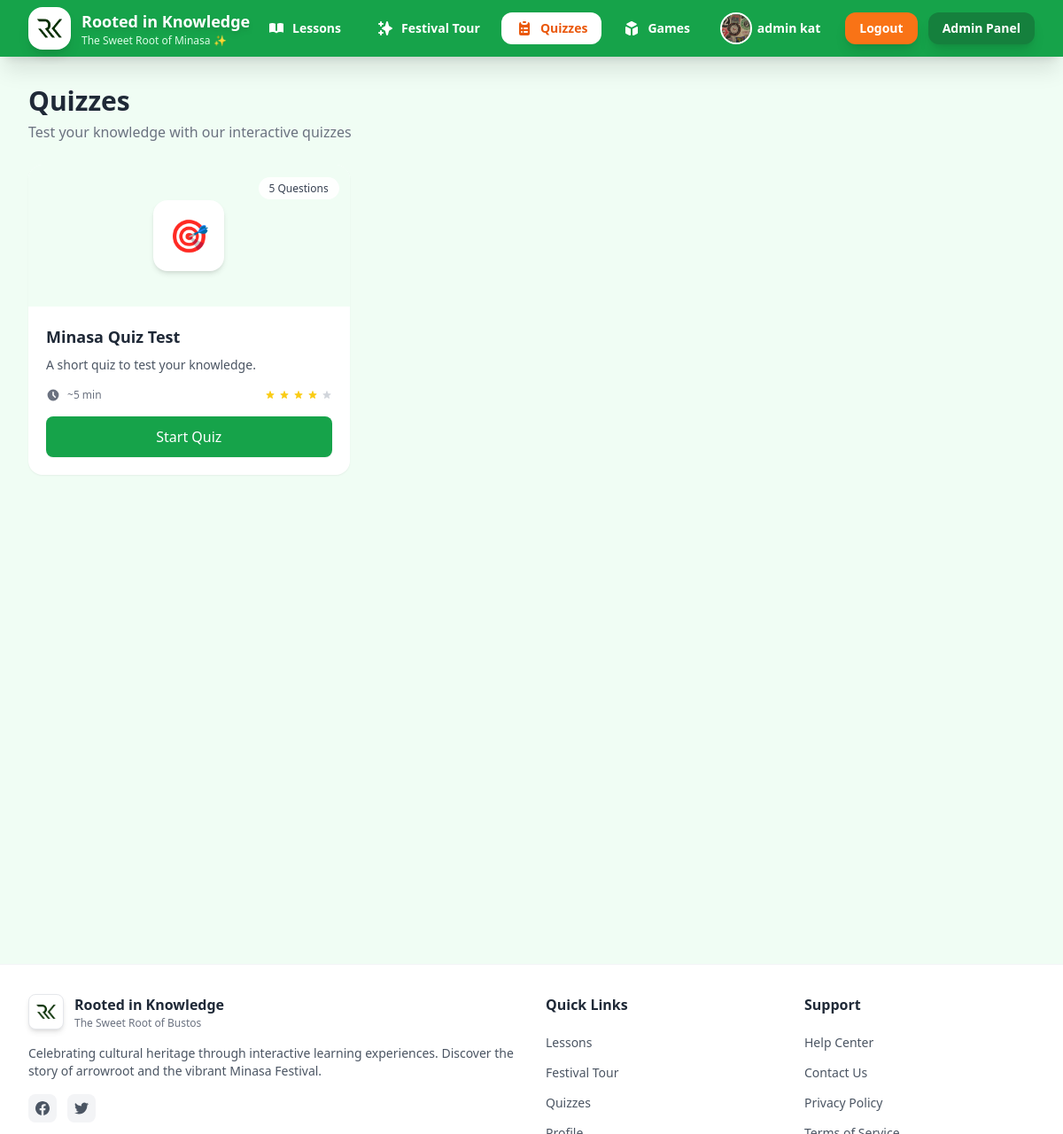
The app's page /quizzes/ (signed in) with its own data.
### core/models.py (models this page shows, shortened)
class StudentProfile(models.Model):
    user = models.OneToOneField(settings.AUTH_USER_MODEL, on_delete=models.CASCADE)
    full_name = models.CharField(max_length=200, blank=True)
    profile_picture = models.ImageField(upload_to='profile_pics/', blank=True, null=True)
    birthday = models.DateField(null=True, blank=True)
    grade = models.PositiveSmallIntegerField(null=True, blank=True)
    must_change_password = models.BooleanField(default=True)
    created_at = models.DateTimeField(auto_now_add=True)

### quizzes/models.py (models this page shows, shortened)
class Quiz(models.Model):
    title = models.CharField(max_length=200)
    article = models.ForeignKey(Article, on_delete=models.SET_NULL, null=True, blank=True)

### quizzes/views.py (the view)
# urls.py: path('', views.quiz_list, name='quiz_list'),
def quiz_list(request):
    qs = Quiz.objects.all()
    total_quizzes = qs.count()
    context = {
        'quizzes': qs,
        'total_quizzes': total_quizzes,
    }
    context.update(get_public_access_context(request.user))
    return render(request, 'quizzes/quiz_list.html', context)

### core/access_control.py (called while the page is built)
def get_public_access_context(user):
    return {
        'user_is_authenticated': user.is_authenticated,
        'games_limit': None if user.is_authenticated else PUBLIC_GAMES_LIMIT,
        'quizzes_limit': None if user.is_authenticated else PUBLIC_QUIZZES_LIMIT,
        'has_full_access': user.is_authenticated,
        'show_registration_prompt': not user.is_authenticated,
    }

### quizzes/templates/quizzes/quiz_list.html (shortened to what this page needs)
{% extends 'core/base.html' %}
{% block content %}
<div class="mb-6">
  <h2 class="text-3xl font-bold text-gray-800">Quizzes</h2>
  <p class="text-gray-500 mt-1">Test your knowledge with our interactive quizzes</p>
</div>
<div class="grid grid-cols-1 md:grid-cols-2 lg:grid-cols-3 gap-6">
  {% for q in quizzes %}
    <div class="bg-white rounded-2xl shadow-sm overflow-hidden hover:shadow-lg transition-shadow duration-300" data-aos="fade-up" data-aos-delay="{{ forloop.counter0|add:'0'|stringformat:'d'|slice:':1' }}0">
      <div class="relative h-40 bg-green-50 flex items-center justify-center">
        <div class="w-20 h-20 bg-white rounded-2xl shadow-md flex items-center justify-center">
          <span class="text-4xl">🎯</span>
        </div>
        <div class="absolute top-3 right-3">
          <span class="px-3 py-1 bg-white bg-opacity-90 backdrop-blur-sm rounded-full text-xs font-medium text-gray-700">
            {{ q.questions.count }} Questions
          </span>
        </div>
      </div>
      <div class="p-5">
        <h3 class="font-bold text-gray-800 text-lg mb-2 line-clamp-2">{{ q.title }}</h3>
        <p class="text-gray-600 text-sm mb-4 line-clamp-3">{% if q.description %}{{ q.description }}{% else %}A short quiz to test your knowledge.{% endif %}</p>
        <div class="flex items-center justify-between mb-4">
          <div class="flex items-center gap-2 text-xs text-gray-500">
            <svg class="w-4 h-4" fill="currentColor" viewBox="0 0 20 20">
              <path fill-rule="evenodd" d="M10 18a8 8 0 100-16 8 8 0 000 16zm1-12a1 1 0 10-2 0v4a1 1 0 00.293.707l2.828 2.829a1 1 0 101.415-1.415L11 9.586V6z" clip-rule="evenodd"></path>
            </svg>
            <span>~{{ q.questions.count|add:'0' }} min</span>
          </div>
          <div class="flex items-center gap-1">
            {% for i in "12345" %}
              <svg class="w-3 h-3 {% if forloop.counter <= 4 %}text-yellow-400{% else %}text-gray-300{% endif %}" fill="currentColor" viewBox="0 0 20 20">
                <path d="M9.049 2.927c.3-.921 1.603-.921 1.902 0l1.07 3.292a1 1 0 00.95.69h3.462c.969 0 1.371 1.24.588 1.81l-2.8 2.034a1 1 0 00-.364 1.118l1.07 3.292c.3.921-.755 1.688-1.54 1.118l-2.8-2.034a1 1 0 00-1.175 0l-2.8 2.034c-.784.57-1.838-.197-1.539-1.118l1.07-3.292a1 1 0 00-.364-1.118L2.98 8.72c-.783-.57-.38-1.81.588-1.81h3.461a1 1 0 00.951-.69l1.07-3.292z"></path>
              </svg>
            {% endfor %}
          </div>
        </div>
        <a href="{% url 'quizzes:quiz_detail' q.id %}" class="block w-full text-center px-4 py-2.5 bg-green-600 hover:bg-green-700 text-white font-medium rounded-lg transition-all duration-200 shadow-sm hover:shadow-md">
          Start Quiz
        </a>
      </div>
    </div>
  {% endfor %}
</div>
{% endblock %}

### core/templates/core/base.html (shortened to what this page needs)
{% load static %}
<!doctype html>
<html lang="en">
  <head>
    <script src="https://cdn.tailwindcss.com"></script>
    <link href="https://unpkg.com/aos@2.3.4/dist/aos.css" rel="stylesheet">
  </head>
  <body class="bg-green-50 text-gray-800 font-sans leading-relaxed antialiased" x-data="{ mobileMenuOpen: false }">
    <header class="bg-green-600 shadow-xl sticky top-0 z-50">
      <div class="max-w-7xl mx-auto px-4 sm:px-6 lg:px-8">
        <div class="flex items-center justify-between h-16">
          <a href="/" class="flex items-center gap-3 group hover-bounce">
            <div class="w-12 h-12 bg-white rounded-2xl flex items-center justify-center shadow-lg group-hover:shadow-2xl transition-all duration-300 transform group-hover:rotate-12 overflow-hidden">
              <img src="{% static 'pictures/main_logo.png' %}" alt="Logo" class="w-full h-full object-contain p-1">
            </div>
            <div class="hidden sm:block">
              <h1 class="text-lg font-bold text-white drop-shadow-md">Rooted in Knowledge</h1>
              <p class="text-xs text-green-100">The Sweet Root of Minasa ✨</p>
            </div>
          </a>
          <nav class="hidden md:flex items-center gap-2">
            <a href="/lessons/" class="px-4 py-2 text-sm font-bold {% if request.path == '/lessons/' or '/lesson/' in request.path %}bg-white text-orange-600{% else %}text-white hover:bg-white hover:text-orange-600{% endif %} rounded-xl transition-all duration-200 hover-bounce">
              <span class="flex items-center gap-2">
                <svg class="w-5 h-5" fill="currentColor" viewBox="0 0 20 20">
                  <path d="M9 4.804A7.968 7.968 0 005.5 4c-1.255 0-2.443.29-3.5.804v10A7.969 7.969 0 015.5 14c1.669 0 3.218.51 4.5 1.385A7.962 7.962 0 0114.5 14c1.255 0 2.443.29 3.5.804v-10A7.968 7.968 0 0014.5 4c-1.255 0-2.443.29-3.5.804V12a1 1 0 11-2 0V4.804z"></path>
                </svg>
                Lessons
              </span>
            </a>
            <a href="/festival-tour/" class="px-4 py-2 text-sm font-bold {% if '/festival-tour/' in request.path %}bg-white text-orange-600{% else %}text-white hover:bg-white hover:text-orange-600{% endif %} rounded-xl transition-all duration-200 hover-bounce">
              <span class="flex items-center gap-2">
                Festival Tour
              </span>
            </a>
            <a href="/quizzes/" class="px-4 py-2 text-sm font-bold {% if '/quiz' in request.path %}bg-white text-orange-600{% else %}text-white hover:bg-white hover:text-orange-600{% endif %} rounded-xl transition-all duration-200 hover-bounce">
              <span class="flex items-center gap-2">
                Quizzes
              </span>
            </a>
            <a href="{% url 'games:game_list' %}" class="px-4 py-2 text-sm font-bold {% if '/games/' in request.path %}bg-white text-orange-600{% else %}text-white hover:bg-white hover:text-orange-600{% endif %} rounded-xl transition-all duration-200 hover-bounce">
              <span class="flex items-center gap-2">
                Games
              </span>
            </a>
          </nav>
          <div class="flex items-center gap-2">
            {% if user.is_authenticated %}
              <div class="hidden md:flex items-center gap-3">
                <a href="{% url 'core:profile' %}" class="flex items-center gap-2 px-4 py-2 text-sm font-bold text-white hover:bg-white hover:text-green-600 rounded-xl transition-all duration-200 hover-bounce">
                  {% if user.studentprofile.profile_picture %}
                    <img src="{{ user.studentprofile.profile_picture.url }}" alt="{{ user.username }}" class="w-8 h-8 rounded-full object-cover ring-2 ring-white">
                  {% endif %}
                  <span>
                    {% if user.first_name %}
                      {{ user.first_name }}
                    {% else %}
                      {{ user.username }}
                    {% endif %}
                  </span>
                </a>
                <a href="{% url 'logout' %}" class="px-4 py-2 text-sm font-bold text-white bg-orange-500 hover:bg-orange-600 rounded-xl shadow-lg hover:shadow-xl transition-all duration-200 hover:scale-105">
                  Logout
                </a>
                {% if user.is_superuser %}
                  <a href="/admin-panel/" class="px-4 py-2 text-sm font-bold text-white bg-green-700 hover:bg-green-800 rounded-xl shadow-lg hover:shadow-xl transition-all duration-200 hover:scale-105">
                    Admin Panel
                  </a>
                {% endif %}
              </div>
            {% endif %}
          </div>
        </div>
      </div>
    </header>
    <main class="max-w-7xl mx-auto px-4 sm:px-6 lg:px-8 py-8 min-h-[calc(100vh-16rem)]">
      {% block content %}{% endblock %}
    </main>
    <footer class="bg-white border-t border-gray-100">
      <div class="max-w-7xl mx-auto px-4 sm:px-6 lg:px-8 py-8">
        <div class="grid grid-cols-1 md:grid-cols-4 gap-8">
          <div class="col-span-1 md:col-span-2">
            <div class="flex items-center gap-3 mb-4">
              <div class="w-10 h-10 bg-white rounded-lg flex items-center justify-center shadow-md overflow-hidden border border-gray-200">
                <img src="{% static 'pictures/main_logo.png' %}" alt="Logo" class="w-full h-full object-contain p-1">
              </div>
              <div>
                <h3 class="font-bold text-gray-800">Rooted in Knowledge</h3>
                <p class="text-xs text-gray-500">The Sweet Root of Bustos</p>
              </div>
            </div>
            <p class="text-sm text-gray-600 mb-4">Celebrating cultural heritage through interactive learning experiences. Discover the story of arrowroot and the vibrant Minasa Festival.</p>
            <div class="flex gap-3">
              <a href="#" class="w-8 h-8 rounded-lg bg-gray-100 hover:bg-purple-100 flex items-center justify-center text-gray-600 hover:text-purple-600 transition-all">
              </a>
              <a href="#" class="w-8 h-8 rounded-lg bg-gray-100 hover:bg-purple-100 flex items-center justify-center text-gray-600 hover:text-purple-600 transition-all">
              </a>
            </div>
          </div>
          <div>
            <h4 class="font-semibold text-gray-800 mb-4">Quick Links</h4>
            <ul class="space-y-2">
              <li><a href="/lessons/" class="text-sm text-gray-600 hover:text-purple-600 transition">Lessons</a></li>
              <li><a href="/festival-tour/" class="text-sm text-gray-600 hover:text-purple-600 transition">Festival Tour</a></li>
              <li><a href="/quizzes/" class="text-sm text-gray-600 hover:text-purple-600 transition">Quizzes</a></li>
              <li><a href="{% url 'core:profile' %}" class="text-sm text-gray-600 hover:text-purple-600 transition">Profile</a></li>
            </ul>
          </div>
          <div>
            <h4 class="font-semibold text-gray-800 mb-4">Support</h4>
            <ul class="space-y-2">
              <li><a href="#" class="text-sm text-gray-600 hover:text-purple-600 transition">Help Center</a></li>
              <li><a href="#" class="text-sm text-gray-600 hover:text-purple-600 transition">Contact Us</a></li>
              <li><a href="#" class="text-sm text-gray-600 hover:text-purple-600 transition">Privacy Policy</a></li>
              <li><a href="#" class="text-sm text-gray-600 hover:text-purple-600 transition">Terms of Service</a></li>
            </ul>
          </div>
        </div>
      </div>
    </footer>
  </body>
</html>

### core/templates/core/base.html (style rules this page uses)
:root { --cream: #FFF9F0; --leaf: #7CB67E; --brown: #8B5E3C; --gold: #FFD700; --festival-green: #4CAF50; --festival-orange: #FF9800; --festival-yellow: #FDD835; --festival-blue: #42A5F5; --light-green: #8BC34A; }
* { transition: all 0.3s cubic-bezier(0.4, 0, 0.2, 1); }
.max-w-7xl { max-width: 90rem; }

### records on screen
Quiz: questions.count "5", title "Minasa Quiz Test", questions.count|add "5"

### other values on screen
{{ user.username }} "admin kat"
